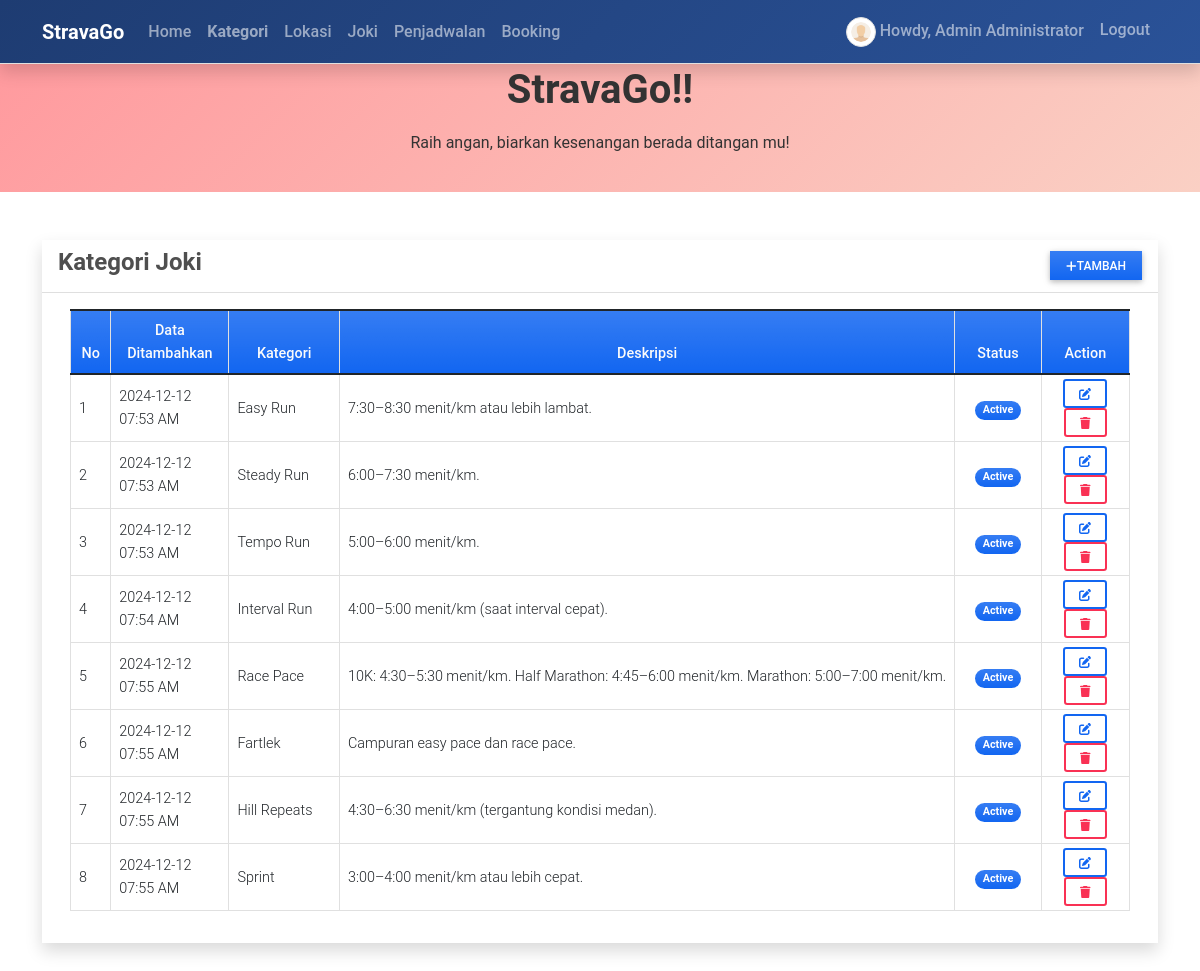
The app's page /category (signed in) with its own data.
### reservationApp/models.py (models this page shows, shortened)
class Category(models.Model):
    name = models.CharField(max_length=250)
    description = models.TextField()
    status = models.CharField(max_length=2, choices=(('1','Active'),('2','Inactive')), default=1)
    date_created = models.DateTimeField(default=timezone.now)
    date_updated = models.DateTimeField(auto_now=True)

### reservationApp/views.py (the view)
# urls.py: path('category',views.category_mgt,name='category-page'),
@login_required
def category_mgt(request):
    context['page_title'] = "Bus Categories"
    categories = Category.objects.all()
    context['categories'] = categories
    return render(request, 'category_mgt.html', context)

### reservationApp/templates/category_mgt.html (shortened to what this page needs)
{% extends 'base.html' %} {% block pageContent %}
<div class="col-lg-12 col-md-12 col-sm-12 col-xs-12">
    <div class="card card-default rounded-0 shadow ">
        <div class="card-header">
            <div class="d-flex w-100 align-items-center justify-content-between">
                <h4 class="card-title fw-bold">Kategori Joki</h4>
                <div class="tools">
                    <button type="button" class="btn btn-primary rounded-0 bg-gradient btn-sm" id='add_new'><i class="fa fa-plus"></i>Tambah</button>
                </div>
            </div>
        </div>
        <div class="card-body">
            <div class="container-fluid">
                <table class="table table-bordered" id="category-list">
                    <colgroup>
                        <col width="5%">
                        <col width="15%">
                        <col width="20%">
                        <col width="30%">
                        <col width="15%">
                        <col width="15%">
                    </colgroup>
                    <thead>
                        <tr class="bg-gradient bg-primary bg-opacity-50 text-light">
                            <th class="px-2 py-2 text-center">No</th>
                            <th class="px-2 py-2 text-center">Data Ditambahkan</th>
                            <th class="px-2 py-2 text-center">Kategori</th>
                            <th class="px-2 py-2 text-center">Deskripsi</th>
                            <th class="px-2 py-2 text-center">Status</th>
                            <th class="px-2 py-2 text-center">Action</th>
                        </tr>
                    </thead>
                    <tbody>
                        {% for category in categories %}
                        <tr>
                            <td class="px-2 py-1 align-middle">{{ forloop.counter }}</td>
                            <td class="px-2 py-1 align-middle">{{ category.date_created|date:"Y-m-d h:i A" }}</td>
                            <td class="px-2 py-1 align-middle">{{ category.name }}</td>
                            <td class="px-2 py-1 align-middle">
                                <p class="m-0 text-truncate">{{ category.description }}</p>
                            </td>
                            <td class="px-1 py-1 align-middle text-center">
                                {% if category.status == '1' %}
                                <span class="badge bg-primary bg-gradient rounded-pill px-2">Active</span> {% else %}
                                <span class="badge bg-secondary bg-gradient rounded-pill px-2">Inactive</span> {% endif %}
                            </td>
                            <td class="px-2 py-1 align-middle text-center">
                                <a class="btn btn-outline-primary btn-sm edit-data" href="javascript:void(0)" data-id="{{ category.pk }}" title="Edit">
                                    <i class="fa fa-edit"></i>
                                </a>
                                <button class="btn btn-outline-danger btn-sm delete-data" type="button" data-id="{{ category.pk }}" title="Delete">
                                    <i class="fa fa-trash"></i>
                                </button>
                            </td>
                        </tr>
                        {% endfor %}
                    </tbody>
                </table>
            </div>
        </div>
    </div>
</div>
{% endblock pageContent %}

### reservationApp/templates/base.html (shortened to what this page needs)
{% load static %}
{% load customfilter %}
<!DOCTYPE html>
<html lang="en">
<head>
    <link rel="stylesheet" href="{% static 'assets/font-awesome/css/all.min.css' %}">
    <link rel="stylesheet" href="{% static 'assets/bootstrap/css/bootstrap.min.css' %}">
    <link rel="stylesheet" href="{% static 'assets/select2/dist/css/select2.min.css' %}">
    <link rel="stylesheet" href="{% static 'assets/mdb-blogtemplate/css/mdb.min.css' %}" />
    <link rel="stylesheet" href="{% static 'assets/DataTables/datatables.min.css' %}" />
    <link rel="stylesheet" href="{% static 'assets/default/css/style.css' %}">
</head>
<body class="">
    {% block TopNavigation %} {% include "TopNavigation.html" %} {% endblock TopNavigation %}
    <main class="py-5">
        <div class="container mb-3">
             {% block pageContent %} {% endblock pageContent %}
        </div>
    </main>
</body>
</html>

### reservationApp/templates/topNavigation.html (shortened to what this page needs)
{% load static %}
<header>
    <nav class="navbar navbar-expand-lg navbar-dark fixed-top shadow border-bottom">
        <div class="container">
            <span class="navbar-brand">StravaGo</span>
            <div class="collapse navbar-collapse" id="navbarExample01">
                <ul class="navbar-nav me-auto mb-2 mb-lg-0" id="topNav">
                    <li class="nav-item">
                        <a class="nav-link" aria-current="page" href="{% url 'home-page' %}">Home</a>
                    </li>
                    {% if user.id %}
                    <li class="nav-item">
                        <a class="nav-link" aria-current="page" href="{% url 'category-page' %}">Kategori</a>
                    </li>
                    <li class="nav-item">
                        <a class="nav-link" aria-current="page" href="{% url 'location-page' %}">Lokasi</a>
                    </li>
                    <li class="nav-item">
                        <a class="nav-link" aria-current="page" href="{% url 'bus-page' %}">Joki</a>
                    </li>
                    <li class="nav-item">
                        <a class="nav-link" aria-current="page" href="{% url 'schedule-page' %}">Penjadwalan</a>
                    </li>
                    <li class="nav-item">
                        <a class="nav-link" aria-current="page" href="{% url 'booking-page' %}">Booking</a>
                    </li>
                    {% endif %}
                </ul>
                <ul class="navbar-nav d-flex flex-row">
                    {% if user.id %}
                    <li class="nav-item me-3 me-lg-0">
                        <a class="nav-link" href="{% url 'profile' %}">
                            <span class="me-1"><img src="{{ MEDIA_URL }}/default/default-avatar.png" alt="User Avatar" id="user-avatar" class="img-thumbnail rounded-circle"></span>Howdy, {{ user.first_name }} {{user.last_name}}
                        </a>
                    </li>
                    <li class="nav-item me-3 me-lg-0">
                        <a class="nav-link" href="{% url 'logout' %}">Logout</a>
                    </li>
                    {% else %}
                    <li class="nav-item me-3 me-lg-0">
                        <a class="nav-link" href="{% url 'login' %}">Login</a>
                    </li>
                    {% endif %}
                </ul>
            </div>
        </div>
    </nav>
    <div id="intro" class="pt-2 text-center">
        <h1 class="mb-3">StravaGo!!</h1>
        <p class="mb-3">Raih angan, biarkan kesenangan berada ditangan mu!</p>
    </div>
</header>

### static/assets/default/css/style.css (style rules this page uses)
html, body { height: 100%; width: 100%; max-height: 100%; overflow: auto; display: flex; flex-direction: column; }
body>header { flex-shrink: auto; }
body>main { flex-shrink: auto; flex-grow: auto; overflow: auto; }
#user-avatar { width: 1.8rem; height: 1.8rem; object-fit: scale-down; object-position: center center; }
.nav-item.active a.nav-link { font-weight: bolder !important; }

### reservationApp/templates/topNavigation.html (style rules this page uses)
#intro { margin-top: 58px; background: linear-gradient(135deg, #ff9a9e, #fad0c4); color: #333; padding: 20px 0; }
#intro h1 { font-size: 2.5rem; font-weight: bold; }
.navbar { background: linear-gradient(135deg, #1e3c72, #2a5298); }
.navbar .nav-link { color: #fff; font-weight: 500; transition: color 0.3s ease; }
.navbar-brand { color: #fff; font-size: 1.25rem; font-weight: bold; }
#user-avatar { width: 30px; height: 30px; }
.shadow { box-shadow: 0 4px 6px rgba(0, 0, 0, 0.1); }

### records on screen
Category: date_created "2024-12-12 07:53 AM", name "Easy Run", description "7:30–8:30 menit/km atau lebih lambat.", status "Active"
Category: date_created "2024-12-12 07:53 AM", name "Steady Run", description "6:00–7:30 menit/km.", status "Active"
Category: date_created "2024-12-12 07:53 AM", name "Tempo Run", description "5:00–6:00 menit/km.", status "Active"
Category: date_created "2024-12-12 07:54 AM", name "Interval Run", description "4:00–5:00 menit/km (saat interval cepat).", status "Active"
Category: date_created "2024-12-12 07:55 AM", name "Race Pace", description "10K: 4:30–5:30 menit/km. Half Marathon: 4:45–6:00 menit/km. Marathon: 5:00–7:00 menit/km.", status "Active"
Category: date_created "2024-12-12 07:55 AM", name "Fartlek", description "Campuran easy pace dan race pace.", status "Active"
Category: date_created "2024-12-12 07:55 AM", name "Hill Repeats", description "4:30–6:30 menit/km (tergantung kondisi medan).", status "Active"
Category: date_created "2024-12-12 07:55 AM", name "Sprint", description "3:00–4:00 menit/km atau lebih cepat.", status "Active"

### other values on screen
{{ user.first_name }} "Admin"
{{ user.last_name }} "Administrator"
